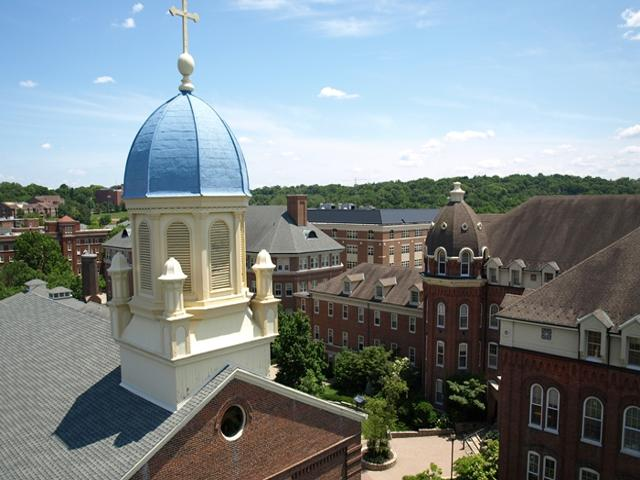
%> input picture Image Search Using Image Matching/query1.jpg, 640 x 480 px; its folder holds 3 pictures in this run
$ octave ImgSearch.m   (GNU Octave 9; MATLAB toolbox functions it lacks are replaced by stand-ins)
%> lines starting %> are read from the running program, lines starting %| are printed output that depends on the picture
### Image Search Using Image Matching/lbp.m
function feat = lbp(img)
    img_gray = rgb2gray(img);
    [height, width] = size(img_gray);
    feat = zeros(1,256);

    for i = 2:height-1
        for j = 2:width-1
            neighbors = img_gray(i-1:i+1,j-1:j+1);
            bits = double(neighbors(:));
            threshold = bits(5);
            bits(5) = [];
            bits = bits- threshold;
            bits = sign(bits);
            bits(bits < 0) = 0;
            byte = sum(bits.*2.^(length(bits)-1 :-1 : 0)');
            feat(byte + 1) = feat(byte + 1) + 1;
        end
    end
    feat = feat./sum(feat);
end

### Image Search Using Image Matching/distChiSq.m
function D = distChiSq( X, Y )
    m = size(X,1);
    n = size(Y,1);
    mOnes = ones(1,m);
    D = zeros(m,n);
    for i=1:n
        yi = Y(i,:);
        yiRep = yi(mOnes, : );
        s = yiRep + X;
        d = yiRep - X;
        D(:,i) = sum( d.^2 ./ (s+eps), 2 );
    end
    D = D/2;
end

### Image Search Using Image Matching/ImgSearch.m
close all;
clear all;
clc;

%open data set
folder = 'Datasets/DataSets/';

%access files
files = dir(fullfile(folder, '*.jpg'));


feats = zeros(length(files), 256);

for i = 1:length(files)
    disp(i);
    filename = files(i,1).name;
    img = imread([folder filename]);
    img = imresize(img,[320,480]);
    feat = lbp(img);
    feats(i,:) = feat;
end

query = imread('query1.jpg');
%> query is the input picture: size 480x640x3 uint8; mean R, G, B 126.7, 137, 140.3
query = imresize(query,[320,480]);
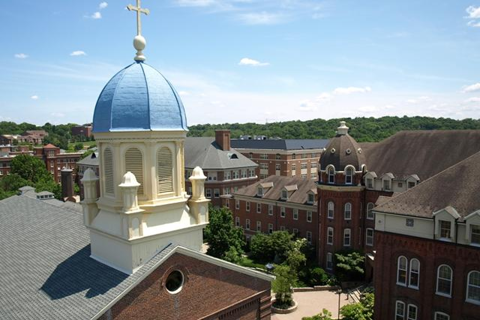
%> query: size 320x480x3 uint8; mean R, G, B 126.7, 137, 140.3
feat = lbp(query);
%> in lbp, `img_gray = rgb2gray(img);`:
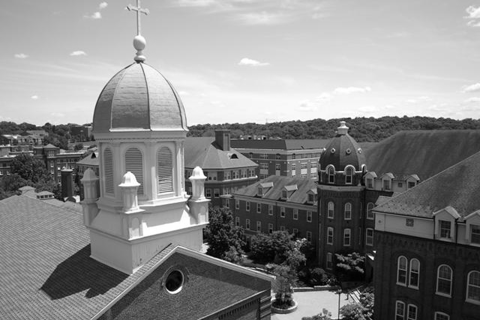
%> img_gray: size 320x480 uint8; min 0, max 255, mean 134.3
%> after the loop in lbp, `for i = 2:height-1`: bits = [1; 0; 0; 1; 0; 1; 1; 0]; feat = 256 values, max 23845 at index 1, min 4 at index 91, mean 593.8
%> in lbp, `feat = feat./sum(feat);`: feat = 256 values, max 0.157 at index 1, min 2.63e-05 at index 91, mean 0.00391
dists = distChiSq(feat,feats);
%> in distChiSq, `D = D/2;`: D = []
%> dists = []
[val, idx] = min(dists);
%> val = []; idx = []

%> (the run ends here)
